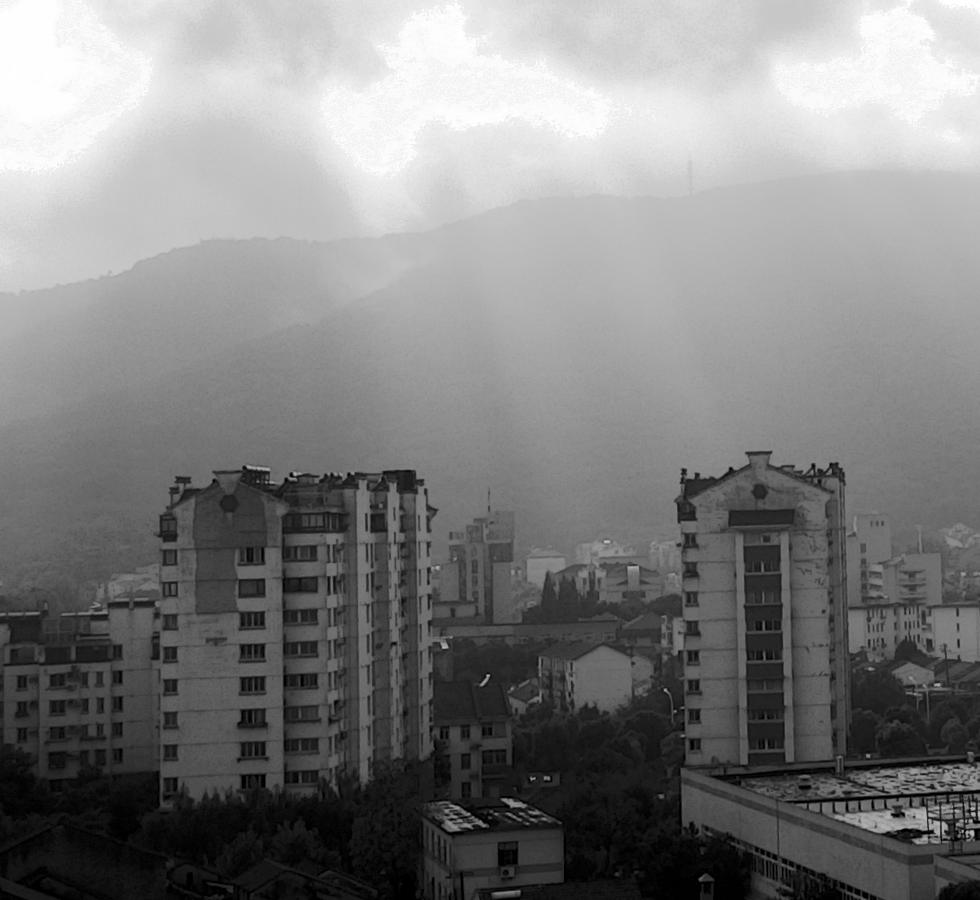
#> input picture hm_1/hw1Pic.bmp, 980 x 900 px
$ jupyter execute hw1.ipynb
#> lines starting #> are read from the running program, lines starting #| are printed output that depends on the picture
[cell 1]
import cv2
import numpy as np
import math
import matplotlib.pyplot as plt
image = cv2.imread("hw1Pic.bmp")
#> image is the input picture: shape (900, 980, 3); min 0, max 255, mean 127.8

[cell 2]
def linear_change(pixel):
    process_pixel = 2 * pixel
    pixel_new = min(255,process_pixel)
    return pixel_new
def piecewise_linear_change(pixel):
    if pixel < 40:
        process_pixel = 2 * pixel
        pixel_new = min(255,process_pixel)
        return pixel_new
    else:
        process_pixel = int(0.5 * pixel + 0.5)
        return process_pixel
def non_linear_change(pixel):
    pixel_new = min(255,math.pow(pixel,2))
    return pixel_new

[cell 3]
LUT_Linear = np.zeros(256)
LUT_pLinear = np.zeros(256)
LUT_noLinear = np.zeros(256)

for pixel in range(256):
    LUT_Linear[pixel] = linear_change(pixel)
    LUT_pLinear[pixel] = piecewise_linear_change(pixel)
    LUT_noLinear[pixel] = non_linear_change(pixel)

[cell 4]
width,height,channel = image.shape
#> width = 900; height = 980; channel = 3
imageLinear = np.zeros((width,height,channel),np.uint8)
imagePLinear = np.zeros((width,height,channel),np.uint8)
imageNoLinear = np.zeros((width,height,channel),np.uint8)
for x in range(width):
    for y in range(height):
        imageLinear[x,y] = (LUT_Linear[image[x,y][0]],LUT_Linear[image[x,y][1]],LUT_Linear[image[x,y][2]])
        imagePLinear[x,y] = (LUT_pLinear[image[x,y][0]],LUT_pLinear[image[x,y][1]],LUT_pLinear[image[x,y][2]])
        imageNoLinear[x,y] = (LUT_noLinear[image[x,y][0]],LUT_noLinear[image[x,y][1]],LUT_noLinear[image[x,y][2]])
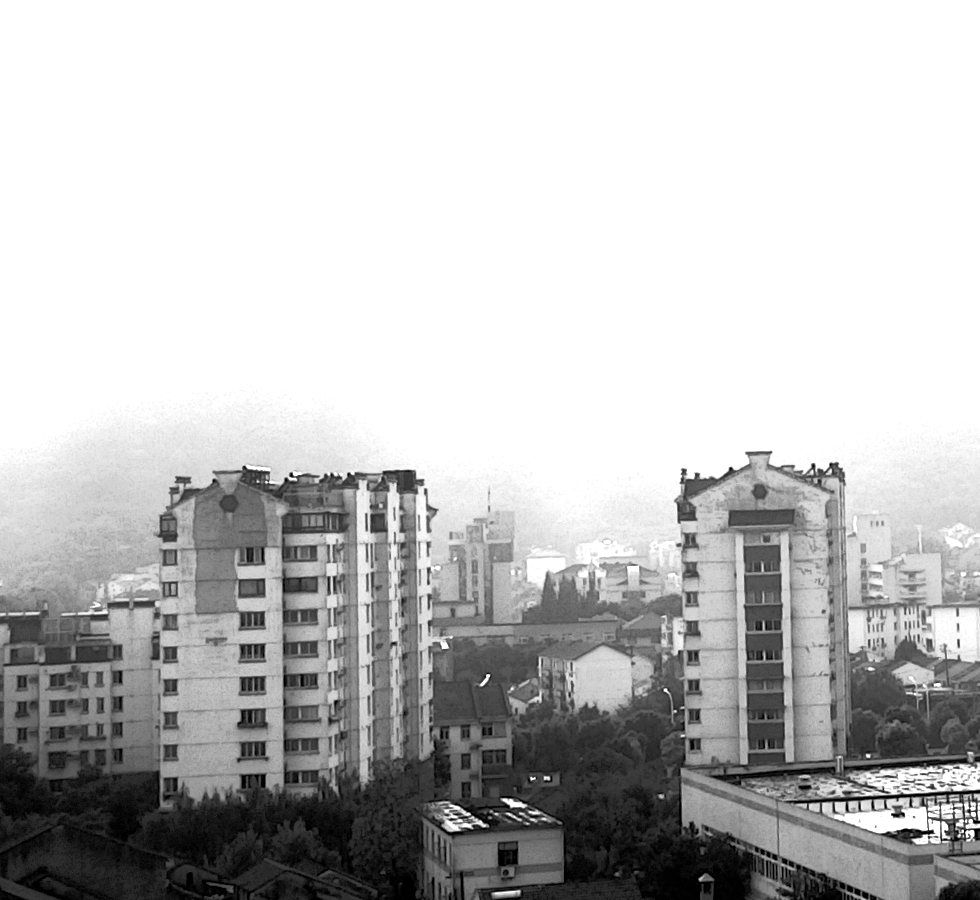
#> imageLinear: shape (900, 980, 3); min 0, max 255, mean 191.6
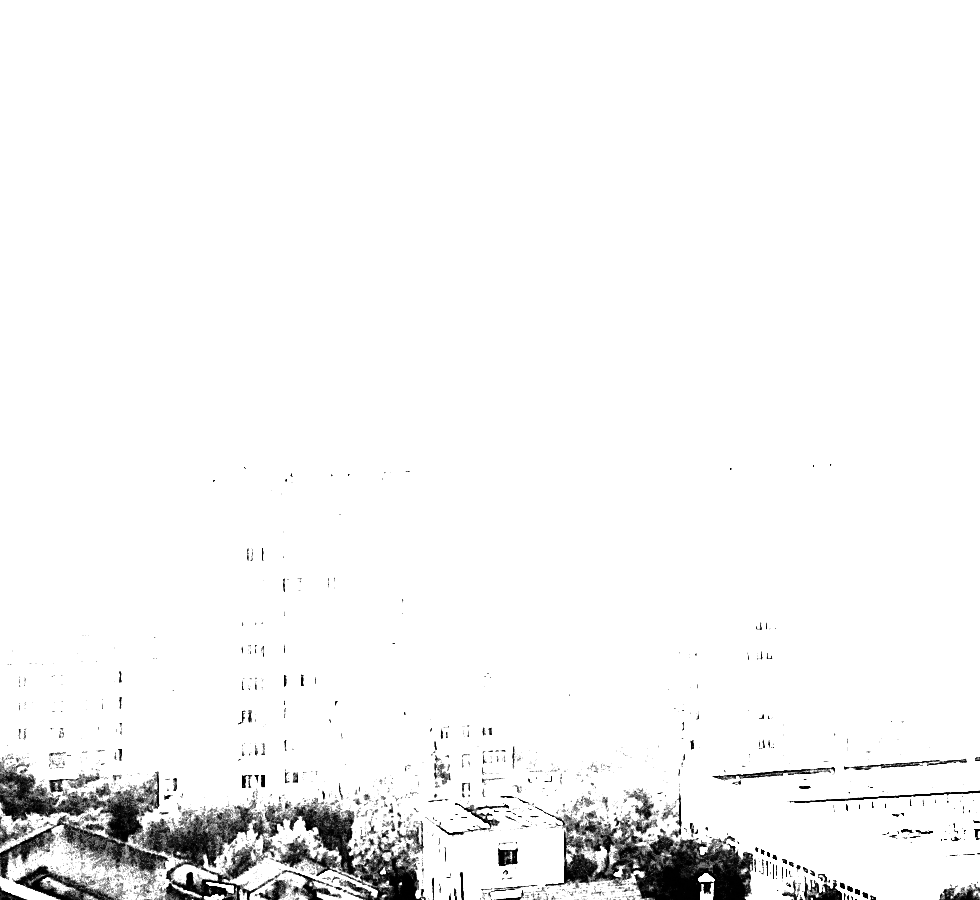
#> imageNoLinear: shape (900, 980, 3); min 0, max 255, mean 244.9
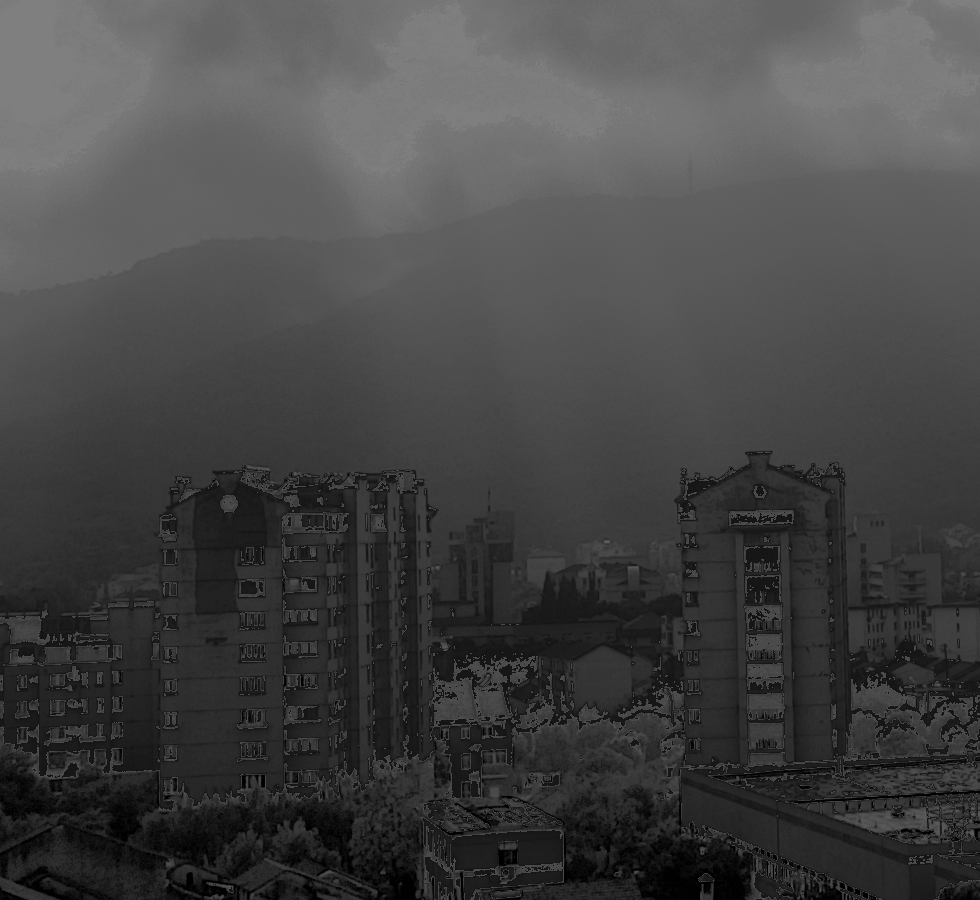
#> imagePLinear: shape (900, 980, 3); min 0, max 128, mean 68.8

[cell 5]
imageShow = cv2.cvtColor(image,cv2.COLOR_BGR2RGB)
imageLinearShow = cv2.cvtColor(imageLinear,cv2.COLOR_BGR2RGB)
imagePLinearShow = cv2.cvtColor(imagePLinear,cv2.COLOR_BGR2RGB)
imageNoLinearShow = cv2.cvtColor(imageNoLinear,cv2.COLOR_BGR2RGB)
plt.figure(figsize=(16,4))
plt.subplot(141),plt.imshow(imageShow)
plt.xticks([]), plt.yticks([])
plt.subplot(142),plt.imshow(imageLinearShow)
plt.xticks([]), plt.yticks([])
plt.subplot(143),plt.imshow(imagePLinearShow)
plt.xticks([]), plt.yticks([])
plt.subplot(144),plt.imshow(imageNoLinearShow)
plt.xticks([]), plt.yticks([])
plt.show()
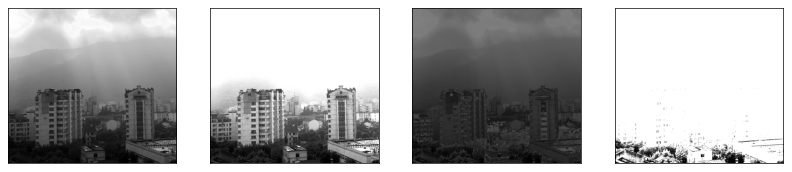
#> figure drawn by matplotlib, 4 panels
